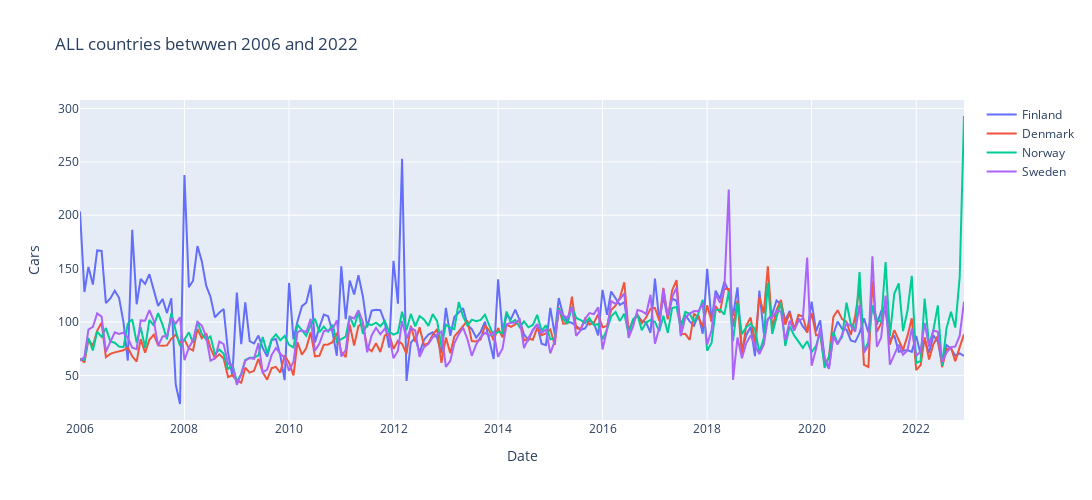

The cell this chart's notebook holds for it:
### Code cell
title = country + ' countries betwwen 2006 and 2022'

fig= go.Figure()
fig.add_trace(go.Scatter(dict(x=df.index, y=df.FIN, mode='lines', name='Finland')))
fig.add_trace(go.Scatter(dict(x=df.index, y=df.DEN, mode='lines', name='Denmark')))
fig.add_trace(go.Scatter(dict(x=df.index, y=df.NOR, mode='lines', name='Norway')))
fig.add_trace(go.Scatter(dict(x=df.index, y=df.SWE, mode='lines', name='Sweden')))
fig.update_layout(height=500, width=1200, title=go.layout.Title(text=title),
 xaxis=go.layout.XAxis(title=go.layout.xaxis.Title(text='Date')),
 yaxis=go.layout.YAxis(title=go.layout.yaxis.Title(text='Cars')))

fig.update_xaxes(rangeslider_visible=False)
fig.show()

### Figure 1 — Plotly figure (JSON) as saved in the notebook; plotly's stock layout.template omitted (floating-point values rounded to 4 significant figures; data arrays with more than 128 entries replaced by an {"elided": "..."} marker saying what was removed)
{"data": [{"mode": "lines", "name": "Finland", "type": "scatter", "x": {"elided": "204 str values"}, "y": {"elided": "204 float values"}}, {"mode": "lines", "name": "Denmark", "type": "scatter", "x": {"elided": "204 str values"}, "y": {"elided": "204 float values"}}, {"mode": "lines", "name": "Norway", "type": "scatter", "x": {"elided": "204 str values"}, "y": {"elided": "204 float values"}}, {"mode": "lines", "name": "Sweden", "type": "scatter", "x": {"elided": "204 str values"}, "y": {"elided": "204 float values"}}], "layout": {"height": 500, "title": {"text": "ALL countries betwwen 2006 and 2022"}, "width": 1200, "xaxis": {"rangeslider": {"visible": false}, "title": {"text": "Date"}}, "yaxis": {"title": {"text": "Cars"}}}}
